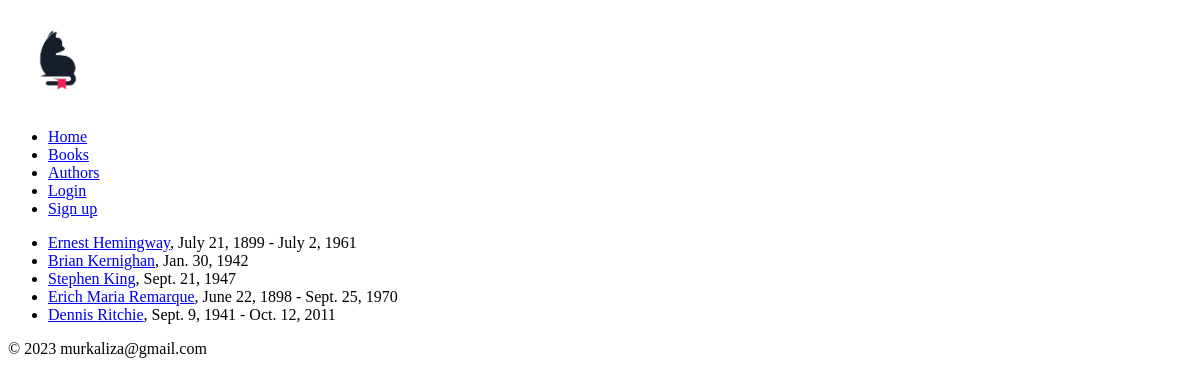
Screenshot of /authors/ with the database file from the repository.
### authors/models.py (models this page shows, shortened)
class Author(BaseModel):
    slug = models.SlugField(max_length=250, unique=True)
    surname = models.CharField(max_length=250)
    name = models.CharField(max_length=250, blank=True)
    pen_name = models.CharField(max_length=250, blank=True)
    born = models.DateField(blank=True, null=True)
    died = models.DateField(blank=True, null=True)
    occupation = models.CharField(max_length=250, blank=True)
    citizenship = models.CharField(max_length=250, blank=True)
    biography = models.TextField(blank=True)
    class Meta:
        ordering = ['surname']
        indexes = [
            models.Index(fields=['surname']),
        ]

### authors/views.py (the view)
# urls.py: path('', list_view, name="list"),
def list_view(request):
    template_name = 'authors/list.html'
    authors = Author.published.all()
    context = {
        'authors': authors,
    }
    return render(request, template_name, context)

### project/mixins/models.py (called while the page is built)
    def get_queryset(self):
        return super().get_queryset().filter(status=BaseModel.Status.PUBLISHED)

### templates/authors/list.html (shortened to what this page needs)
{% extends 'index.html' %}
{% block content %}
<ul>
{% for author in authors %}
    <li>
        <a href="{% url 'authors:detail' author.slug %}">{{ author.name }} {{ author.surname }}</a>,
        {% if author.died is None %}
        {{ author.born }}
        {% else %}
        {{ author.born }} - {{ author.died }}
        {% endif %}
    </li>
{% endfor %}
</ul>
{% endblock content %}

### assets/css/styles.css (style rules this page uses)
html, body { scroll-behavior: smooth; }

### rows the page displays
Author: name "Ernest", surname "Hemingway", born "July 21, 1899", died "July 2, 1961"
Author: name "Brian", surname "Kernighan", born "Jan. 30, 1942"
Author: name "Stephen", surname "King", born "Sept. 21, 1947"
Author: name "Erich Maria", surname "Remarque", born "June 22, 1898", died "Sept. 25, 1970"
Author: name "Dennis", surname "Ritchie", born "Sept. 9, 1941", died "Oct. 12, 2011"
